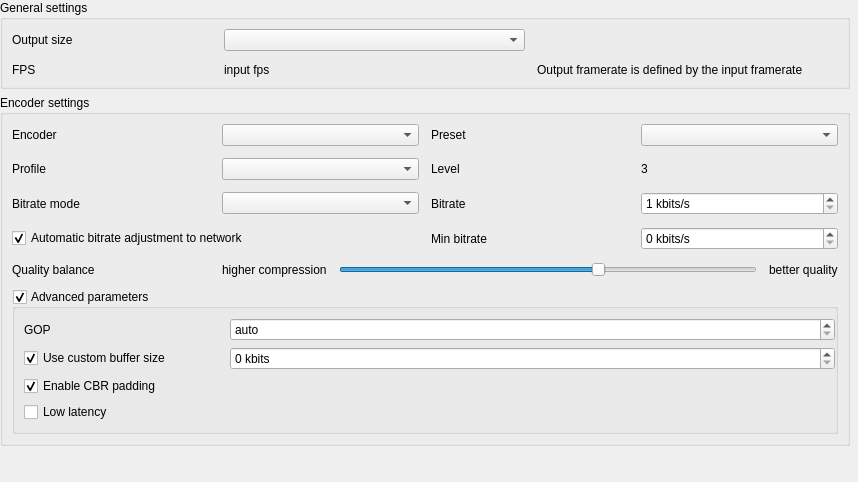
<?xml version="1.0" encoding="UTF-8"?>
<ui version="4.0">
 <class>ConfigurationOutputStreaming</class>
 <widget class="QWidget" name="ConfigurationOutputStreaming">
  <property name="geometry">
   <rect>
    <x>0</x>
    <y>0</y>
    <width>858</width>
    <height>482</height>
   </rect>
  </property>
  <layout class="QVBoxLayout" name="verticalLayout">
   <property name="leftMargin">
    <number>0</number>
   </property>
   <property name="topMargin">
    <number>0</number>
   </property>
   <property name="rightMargin">
    <number>0</number>
   </property>
   <property name="bottomMargin">
    <number>0</number>
   </property>
   <item>
    <layout class="QHBoxLayout" name="horizontalLayout_2">
     <item>
      <widget class="QScrollArea" name="scrollArea">
       <property name="minimumSize">
        <size>
         <width>850</width>
         <height>0</height>
        </size>
       </property>
       <property name="frameShape">
        <enum>QFrame::NoFrame</enum>
       </property>
       <property name="horizontalScrollBarPolicy">
        <enum>Qt::ScrollBarAlwaysOff</enum>
       </property>
       <property name="widgetResizable">
        <bool>true</bool>
       </property>
       <widget class="QWidget" name="scrollAreaContainer">
        <property name="geometry">
         <rect>
          <x>0</x>
          <y>0</y>
          <width>836</width>
          <height>583</height>
         </rect>
        </property>
        <layout class="QVBoxLayout" name="verticalLayout_4">
         <property name="leftMargin">
          <number>0</number>
         </property>
         <property name="topMargin">
          <number>0</number>
         </property>
         <property name="rightMargin">
          <number>0</number>
         </property>
         <property name="bottomMargin">
          <number>0</number>
         </property>
         <item>
          <layout class="QGridLayout" name="gridLayout">
           <property name="spacing">
            <number>16</number>
           </property>
           <item row="2" column="0">
            <spacer name="verticalSpacer">
             <property name="orientation">
              <enum>Qt::Vertical</enum>
             </property>
             <property name="sizeHint" stdset="0">
              <size>
               <width>20</width>
               <height>0</height>
              </size>
             </property>
            </spacer>
           </item>
           <item row="0" column="0">
            <layout class="QVBoxLayout" name="serviceSettingsLayout"/>
           </item>
           <item row="1" column="0">
            <widget class="QWidget" name="configurationWidget" native="true">
             <layout class="QVBoxLayout" name="verticalLayout_3">
              <property name="leftMargin">
               <number>0</number>
              </property>
              <property name="topMargin">
               <number>0</number>
              </property>
              <property name="rightMargin">
               <number>0</number>
              </property>
              <property name="bottomMargin">
               <number>0</number>
              </property>
              <item>
               <widget class="QGroupBox" name="groupBoxGeneralSettings">
                <property name="title">
                 <string>General settings</string>
                </property>
                <layout class="QGridLayout" name="gridLayout_3">
                 <property name="spacing">
                  <number>12</number>
                 </property>
                 <item row="0" column="1">
                  <widget class="QComboBox" name="comboReductions"/>
                 </item>
                 <item row="0" column="0">
                  <widget class="QLabel" name="label_5">
                   <property name="minimumSize">
                    <size>
                     <width>200</width>
                     <height>0</height>
                    </size>
                   </property>
                   <property name="maximumSize">
                    <size>
                     <width>200</width>
                     <height>16777215</height>
                    </size>
                   </property>
                   <property name="text">
                    <string>Output size</string>
                   </property>
                  </widget>
                 </item>
                 <item row="1" column="0">
                  <widget class="QLabel" name="labelFPS">
                   <property name="text">
                    <string>FPS</string>
                   </property>
                  </widget>
                 </item>
                 <item row="1" column="1">
                  <widget class="QLabel" name="inputFpsLabel">
                   <property name="minimumSize">
                    <size>
                     <width>0</width>
                     <height>0</height>
                    </size>
                   </property>
                   <property name="text">
                    <string notr="true">input fps</string>
                   </property>
                  </widget>
                 </item>
                 <item row="1" column="2">
                  <widget class="QLabel" name="labelFPSDesc">
                   <property name="text">
                    <string>Output framerate is defined by the input framerate</string>
                   </property>
                  </widget>
                 </item>
                </layout>
               </widget>
              </item>
              <item>
               <widget class="QGroupBox" name="groupBoxEncoderSettings">
                <property name="title">
                 <string>Encoder settings</string>
                </property>
                <layout class="QGridLayout" name="gridLayout_4">
                 <property name="spacing">
                  <number>12</number>
                 </property>
                 <item row="0" column="0">
                  <widget class="QLabel" name="labelCodec">
                   <property name="text">
                    <string>Encoder</string>
                   </property>
                  </widget>
                 </item>
                 <item row="0" column="1">
                  <widget class="QComboBox" name="encoderBox"/>
                 </item>
                 <item row="0" column="2">
                  <widget class="QLabel" name="labelPreset">
                   <property name="text">
                    <string>Preset</string>
                   </property>
                  </widget>
                 </item>
                 <item row="0" column="3">
                  <widget class="QComboBox" name="presetBox"/>
                 </item>
                 <item row="2" column="0">
                  <widget class="QLabel" name="label_4">
                   <property name="text">
                    <string>Profile</string>
                   </property>
                  </widget>
                 </item>
                 <item row="2" column="1">
                  <widget class="QComboBox" name="profileBox"/>
                 </item>
                 <item row="6" column="0">
                  <widget class="QLabel" name="qualityBalanceLabel">
                   <property name="text">
                    <string>Quality balance</string>
                   </property>
                  </widget>
                 </item>
                 <item row="2" column="3">
                  <widget class="QLabel" name="levelLabel">
                   <property name="minimumSize">
                    <size>
                     <width>0</width>
                     <height>0</height>
                    </size>
                   </property>
                   <property name="text">
                    <string notr="true">3</string>
                   </property>
                  </widget>
                 </item>
                 <item row="6" column="1" colspan="3">
                  <layout class="QHBoxLayout" name="horizontalLayout_5">
                   <item>
                    <widget class="QLabel" name="minQualityLabel">
                     <property name="sizePolicy">
                      <sizepolicy hsizetype="Fixed" vsizetype="Preferred">
                       <horstretch>0</horstretch>
                       <verstretch>0</verstretch>
                      </sizepolicy>
                     </property>
                     <property name="text">
                      <string>higher compression</string>
                     </property>
                    </widget>
                   </item>
                   <item>
                    <widget class="QSlider" name="qualityBalanceSlider">
                     <property name="minimumSize">
                      <size>
                       <width>0</width>
                       <height>0</height>
                      </size>
                     </property>
                     <property name="maximum">
                      <number>32</number>
                     </property>
                     <property name="value">
                      <number>20</number>
                     </property>
                     <property name="orientation">
                      <enum>Qt::Horizontal</enum>
                     </property>
                    </widget>
                   </item>
                   <item>
                    <widget class="QLabel" name="maxQualityLabel">
                     <property name="sizePolicy">
                      <sizepolicy hsizetype="Fixed" vsizetype="Preferred">
                       <horstretch>0</horstretch>
                       <verstretch>0</verstretch>
                      </sizepolicy>
                     </property>
                     <property name="text">
                      <string>better quality</string>
                     </property>
                    </widget>
                   </item>
                  </layout>
                 </item>
                 <item row="4" column="2">
                  <widget class="QLabel" name="bitrateLabel">
                   <property name="text">
                    <string>Bitrate</string>
                   </property>
                  </widget>
                 </item>
                 <item row="4" column="1">
                  <widget class="QComboBox" name="comboBitrateModes">
                   <property name="focusPolicy">
                    <enum>Qt::TabFocus</enum>
                   </property>
                  </widget>
                 </item>
                 <item row="5" column="0" colspan="2">
                  <widget class="QCheckBox" name="useAutomaticBitrateBox">
                   <property name="minimumSize">
                    <size>
                     <width>0</width>
                     <height>0</height>
                    </size>
                   </property>
                   <property name="text">
                    <string>Automatic bitrate adjustment to network</string>
                   </property>
                   <property name="checked">
                    <bool>true</bool>
                   </property>
                  </widget>
                 </item>
                 <item row="5" column="2">
                  <widget class="QLabel" name="minBitrateLabel">
                   <property name="minimumSize">
                    <size>
                     <width>0</width>
                     <height>0</height>
                    </size>
                   </property>
                   <property name="text">
                    <string>Min bitrate</string>
                   </property>
                  </widget>
                 </item>
                 <item row="5" column="3">
                  <widget class="QSpinBox" name="minBitrateBox">
                   <property name="minimumSize">
                    <size>
                     <width>0</width>
                     <height>0</height>
                    </size>
                   </property>
                   <property name="suffix">
                    <string> kbits/s</string>
                   </property>
                  </widget>
                 </item>
                 <item row="8" column="0" colspan="4">
                  <widget class="QGroupBox" name="advancedModeBox">
                   <property name="title">
                    <string>Advanced parameters</string>
                   </property>
                   <property name="checkable">
                    <bool>true</bool>
                   </property>
                   <layout class="QHBoxLayout" name="horizontalLayout">
                    <property name="rightMargin">
                     <number>0</number>
                    </property>
                    <item>
                     <widget class="QWidget" name="widget_2" native="true">
                      <layout class="QGridLayout" name="gridLayout_5">
                       <property name="leftMargin">
                        <number>0</number>
                       </property>
                       <property name="topMargin">
                        <number>0</number>
                       </property>
                       <property name="rightMargin">
                        <number>0</number>
                       </property>
                       <property name="bottomMargin">
                        <number>0</number>
                       </property>
                       <property name="horizontalSpacing">
                        <number>6</number>
                       </property>
                       <item row="1" column="1">
                        <widget class="QSpinBox" name="bufferSizeBox">
                         <property name="minimumSize">
                          <size>
                           <width>0</width>
                           <height>0</height>
                          </size>
                         </property>
                         <property name="suffix">
                          <string> kbits</string>
                         </property>
                         <property name="maximum">
                          <number>1000000</number>
                         </property>
                        </widget>
                       </item>
                       <item row="2" column="0" colspan="2">
                        <widget class="QCheckBox" name="cbrPaddingBox">
                         <property name="minimumSize">
                          <size>
                           <width>0</width>
                           <height>0</height>
                          </size>
                         </property>
                         <property name="text">
                          <string>Enable CBR padding</string>
                         </property>
                         <property name="checked">
                          <bool>true</bool>
                         </property>
                        </widget>
                       </item>
                       <item row="1" column="0">
                        <widget class="QCheckBox" name="useCustomBufferSizeBox">
                         <property name="minimumSize">
                          <size>
                           <width>0</width>
                           <height>0</height>
                          </size>
                         </property>
                         <property name="text">
                          <string>Use custom buffer size</string>
                         </property>
                         <property name="checked">
                          <bool>true</bool>
                         </property>
                        </widget>
                       </item>
                       <item row="0" column="0">
                        <widget class="QLabel" name="label_3">
                         <property name="minimumSize">
                          <size>
                           <width>200</width>
                           <height>0</height>
                          </size>
                         </property>
                         <property name="maximumSize">
                          <size>
                           <width>200</width>
                           <height>16777215</height>
                          </size>
                         </property>
                         <property name="text">
                          <string>GOP</string>
                         </property>
                        </widget>
                       </item>
                       <item row="0" column="1">
                        <widget class="QSpinBox" name="spinGOP">
                         <property name="minimumSize">
                          <size>
                           <width>0</width>
                           <height>0</height>
                          </size>
                         </property>
                         <property name="focusPolicy">
                          <enum>Qt::StrongFocus</enum>
                         </property>
                         <property name="specialValueText">
                          <string>auto</string>
                         </property>
                         <property name="suffix">
                          <string> frames</string>
                         </property>
                         <property name="minimum">
                          <number>-1</number>
                         </property>
                         <property name="maximum">
                          <number>999999999</number>
                         </property>
                         <property name="value">
                          <number>-1</number>
                         </property>
                        </widget>
                       </item>
                       <item row="3" column="0" colspan="2">
                        <widget class="QCheckBox" name="lowLatencyBox">
                         <property name="minimumSize">
                          <size>
                           <width>0</width>
                           <height>0</height>
                          </size>
                         </property>
                         <property name="text">
                          <string>Low latency</string>
                         </property>
                        </widget>
                       </item>
                      </layout>
                     </widget>
                    </item>
                   </layout>
                  </widget>
                 </item>
                 <item row="4" column="0">
                  <widget class="QLabel" name="label">
                   <property name="text">
                    <string>Bitrate mode</string>
                   </property>
                  </widget>
                 </item>
                 <item row="4" column="3">
                  <widget class="QSpinBox" name="spinBitRate">
                   <property name="minimumSize">
                    <size>
                     <width>0</width>
                     <height>0</height>
                    </size>
                   </property>
                   <property name="focusPolicy">
                    <enum>Qt::StrongFocus</enum>
                   </property>
                   <property name="accelerated">
                    <bool>true</bool>
                   </property>
                   <property name="suffix">
                    <string> kbits/s</string>
                   </property>
                   <property name="minimum">
                    <number>1</number>
                   </property>
                  </widget>
                 </item>
                 <item row="2" column="2">
                  <widget class="QLabel" name="label_9">
                   <property name="text">
                    <string>Level</string>
                   </property>
                  </widget>
                 </item>
                </layout>
               </widget>
              </item>
              <item>
               <widget class="ConfigOutputAudio" name="audioConfig" native="true"/>
              </item>
             </layout>
            </widget>
           </item>
          </layout>
         </item>
        </layout>
       </widget>
      </widget>
     </item>
     <item>
      <spacer name="horizontalSpacer">
       <property name="orientation">
        <enum>Qt::Horizontal</enum>
       </property>
       <property name="sizeHint" stdset="0">
        <size>
         <width>0</width>
         <height>20</height>
        </size>
       </property>
      </spacer>
     </item>
    </layout>
   </item>
  </layout>
 </widget>
 <customwidgets>
  <customwidget>
   <class>ConfigOutputAudio</class>
   <extends>QWidget</extends>
   <header>../src/configurations/configoutputaudio.hpp</header>
   <container>1</container>
  </customwidget>
 </customwidgets>
 <resources/>
 <connections>
  <connection>
   <sender>useCustomBufferSizeBox</sender>
   <signal>toggled(bool)</signal>
   <receiver>bufferSizeBox</receiver>
   <slot>setVisible(bool)</slot>
   <hints>
    <hint type="sourcelabel">
     <x>447</x>
     <y>631</y>
    </hint>
    <hint type="destinationlabel">
     <x>859</x>
     <y>631</y>
    </hint>
   </hints>
  </connection>
  <connection>
   <sender>useAutomaticBitrateBox</sender>
   <signal>toggled(bool)</signal>
   <receiver>minBitrateLabel</receiver>
   <slot>setVisible(bool)</slot>
   <hints>
    <hint type="sourcelabel">
     <x>447</x>
     <y>631</y>
    </hint>
    <hint type="destinationlabel">
     <x>859</x>
     <y>631</y>
    </hint>
   </hints>
  </connection>
  <connection>
   <sender>useAutomaticBitrateBox</sender>
   <signal>toggled(bool)</signal>
   <receiver>minBitrateBox</receiver>
   <slot>setVisible(bool)</slot>
   <hints>
    <hint type="sourcelabel">
     <x>447</x>
     <y>631</y>
    </hint>
    <hint type="destinationlabel">
     <x>859</x>
     <y>631</y>
    </hint>
   </hints>
  </connection>
  <connection>
   <sender>advancedModeBox</sender>
   <signal>toggled(bool)</signal>
   <receiver>widget_2</receiver>
   <slot>setVisible(bool)</slot>
   <hints>
    <hint type="sourcelabel">
     <x>52</x>
     <y>578</y>
    </hint>
    <hint type="destinationlabel">
     <x>51</x>
     <y>634</y>
    </hint>
   </hints>
  </connection>
 </connections>
</ui>
